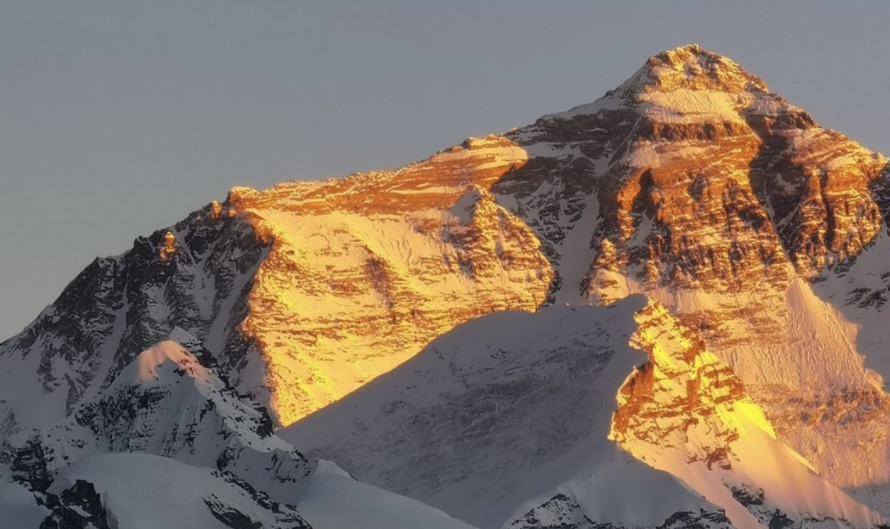
#> input picture 26-马绍龙-西安/week7/mount1.png, 890 x 529 px
$ python 3.sift.py
#> lines starting #> are read from the running program, lines starting #| are printed output that depends on the picture
import cv2

# 从文件中读取图像
img1 = cv2.imread("mount1.png")
#> img1 is the input picture: shape (529, 890, 3); mean B, G, R 101.8, 116.3, 133.9

# 将图像转换为灰度图以供SIFT算法使用
gray = cv2.cvtColor(img1, cv2.COLOR_BGR2GRAY)
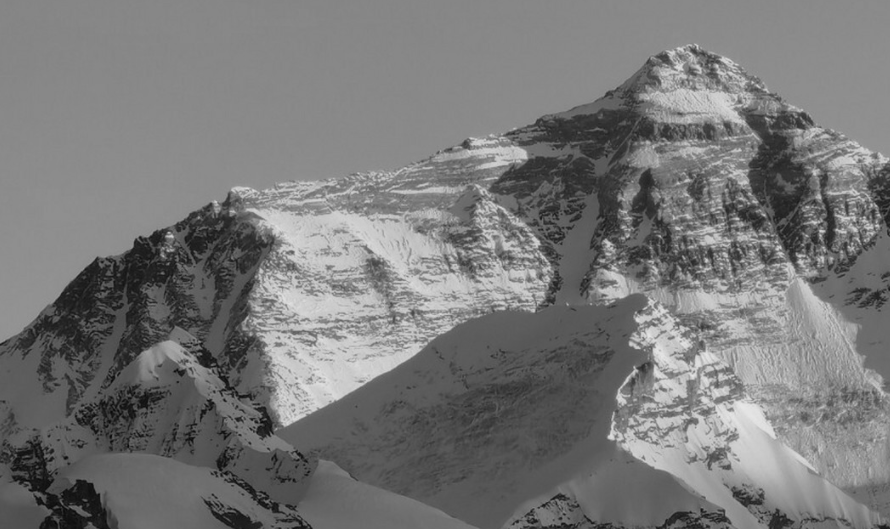
#> gray: shape (529, 890); min 6, max 231, mean 119.9

# 创建SIFT对象
sift = cv2.xfeatures2d.SIFT_create()

# 检测关键点和计算描述符
keypoints, descriptor = sift.detectAndCompute(gray, None)
#> keypoints = 4507 keypoints; strongest (x, y, size): (822, 231, 3.9), (611, 437, 4.2), (737, 219, 2.3), (819, 197, 4.1)

# 在原图上绘制关键点，cv2.DRAW_MATCHES_FLAGS_DRAW_RICH_KEYPOINTS对图像的每个关键点都绘制了圆圈和方向。
#> (the run stopped early here; a loop or call above may not have finished)
